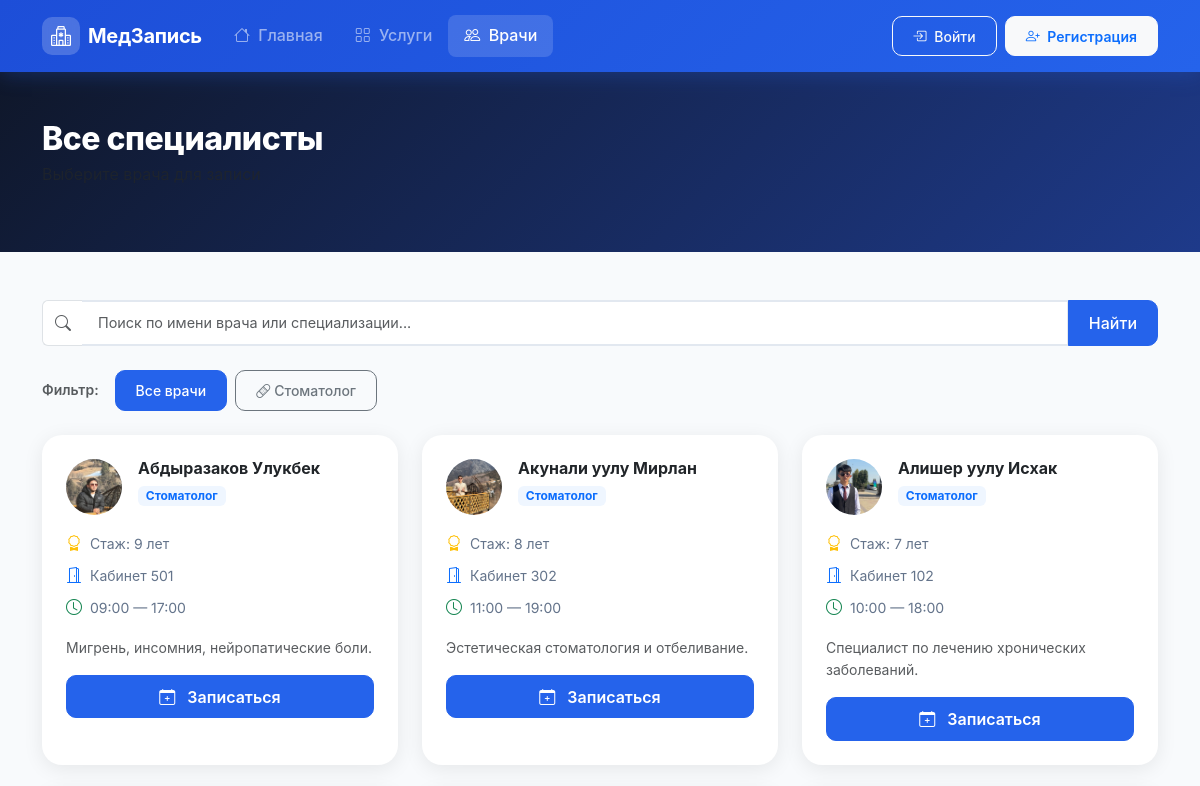
Page /specialists/ (upper part) on the earlier database version.
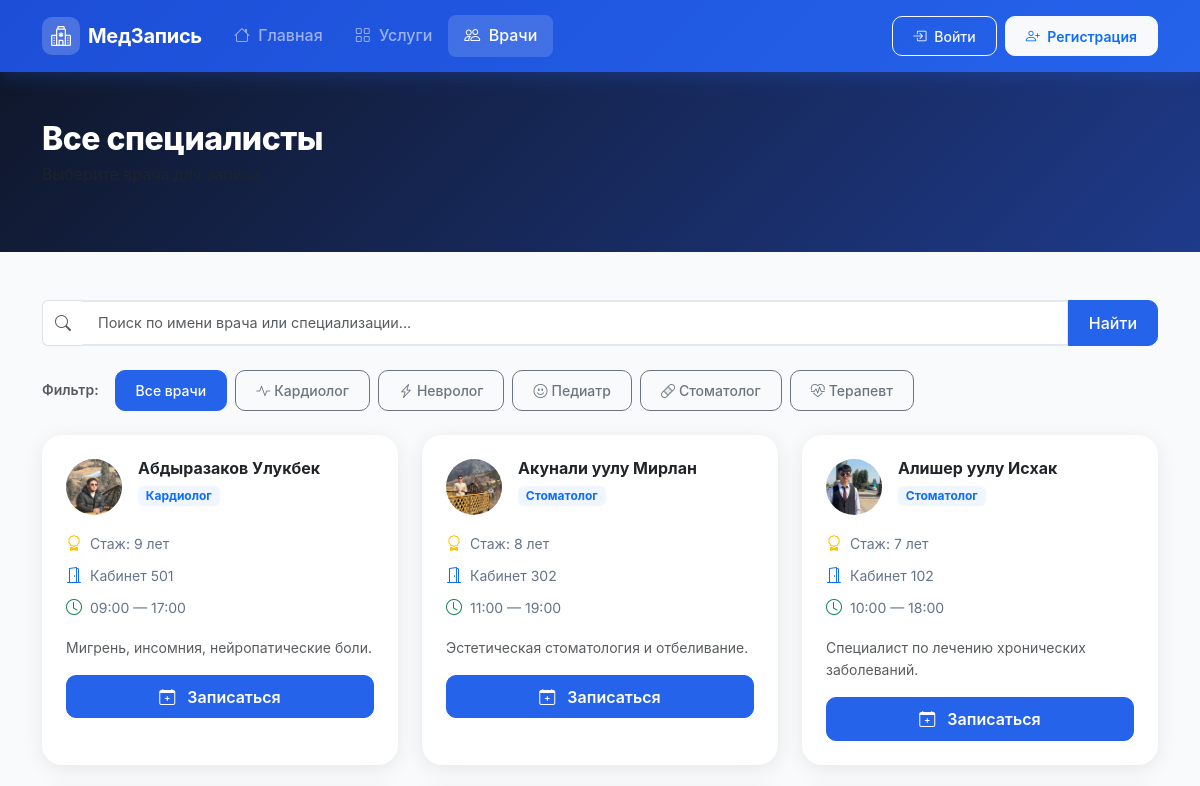
Same page on the later database version.
### queue_app/models.py (models this page shows, shortened)
class Service(models.Model):
    name = models.CharField(max_length=100, verbose_name='Название услуги')
    description = models.TextField(blank=True, verbose_name='Описание')
    icon = models.CharField(
        max_length=50,
        default='bi-heart-pulse',
        verbose_name='Bootstrap иконка',
        help_text='Например: bi-heart-pulse, bi-bandaid, bi-clipboard2-pulse'
    )
    duration_minutes = models.PositiveIntegerField(
        default=30,
        verbose_name='Длительность приёма (мин)'
    )
    is_active = models.BooleanField(default=True, verbose_name='Активна')
    created_at = models.DateTimeField(auto_now_add=True)
    class Meta:
        verbose_name = 'Услуга'
        verbose_name_plural = 'Услуги'
        ordering = ['name']

class Specialist(models.Model):
    first_name = models.CharField(max_length=50, verbose_name='Имя')
    last_name = models.CharField(max_length=50, verbose_name='Фамилия')
    middle_name = models.CharField(max_length=50, blank=True, verbose_name='Отчество')
    service = models.ForeignKey(
        Service,
        on_delete=models.CASCADE,
        related_name='specialists',
        verbose_name='Специализация'
    )
    bio = models.TextField(blank=True, verbose_name='Биография / О враче')
    experience_years = models.PositiveIntegerField(default=0, verbose_name='Стаж (лет)')
    photo = models.ImageField(
        upload_to='specialists/',
        blank=True,
        null=True,
        verbose_name='Фото'
    )
    cabinet = models.CharField(max_length=20, blank=True, verbose_name='Кабинет')
    work_start = models.TimeField(default='09:00', verbose_name='Начало рабочего дня')
    work_end = models.TimeField(default='18:00', verbose_name='Конец рабочего дня')
    is_active = models.BooleanField(default=True, verbose_name='Активен')
    created_at = models.DateTimeField(auto_now_add=True)
    class Meta:
        verbose_name = 'Специалист'
        verbose_name_plural = 'Специалисты'
        ordering = ['last_name', 'first_name']
    def get_full_name(self):
        parts = [self.last_name, self.first_name]
        if self.middle_name:
            parts.append(self.middle_name)
        return ' '.join(parts)

### queue_app/views.py (the view, shortened to what this page needs)
# urls.py: path('specialists/', views.specialists_view, name='specialists'),
def specialists_view(request, service_id=None):
    services = Service.objects.filter(is_active=True)
    search_query = request.GET.get('q', '').strip()
    if service_id:
        service = get_object_or_404(Service, pk=service_id, is_active=True)
        specialists = Specialist.objects.filter(service=service, is_active=True)
    else:
        service = None
        specialists = Specialist.objects.filter(is_active=True).select_related('service')
    return render(request, 'queue_app/specialists.html', {
        'specialists': specialists,
        'services': services,
        'selected_service': service,
        'search_query': search_query,
    })

### templates/queue_app/specialists.html (shortened to what the changed rows need)
{% extends 'base.html' %}
{% block content %}
<div class="page-header py-5">
    <div class="container">
        <h1 class="page-title">
            {% if selected_service %}
            Врачи: {{ selected_service.name }}
            {% else %}
            Все специалисты
            {% endif %}
        </h1>
    </div>
</div>
<div class="container py-5">
    <div class="mb-4">
        <div class="d-flex flex-wrap gap-2 align-items-center">
            <span class="text-muted small fw-semibold me-2">Фильтр:</span>
            <a href="{% url 'specialists' %}"
                class="btn btn-sm {% if not selected_service %}btn-primary{% else %}btn-outline-secondary{% endif %}">
                Все врачи
            </a>
            {% for service in services %}
            <a href="{% url 'specialists_by_service' service.id %}"
                class="btn btn-sm {% if selected_service.id == service.id %}btn-primary{% else %}btn-outline-secondary{% endif %}">
                <i class="bi {{ service.icon }} me-1"></i>{{ service.name }}
            </a>
            {% endfor %}
        </div>
    </div>
    <div class="row g-4">
        {% for specialist in specialists %}
        <div class="col-md-6 col-lg-4">
            <div class="specialist-card card border-0 h-100 hover-lift">
                <div class="card-body p-4">
                    <div class="d-flex align-items-start gap-3 mb-3">
                        <div class="specialist-avatar">
                            {% if specialist.photo %}
                            <img src="{{ specialist.photo.url }}" alt="{{ specialist.get_full_name }}"
                                class="avatar-img">
                            {% else %}
                            <i class="bi bi-person-fill"></i>
                            {% endif %}
                        </div>
                        <div class="flex-grow-1">
                            <h2 class="h6 fw-bold mb-1">{{ specialist.get_full_name }}</h2>
                            <span class="badge bg-primary-soft text-primary small">
                                {{ specialist.service.name }}
                            </span>
                        </div>
                    </div>
                    <div class="specialist-details">
                        {% if specialist.experience_years %}
                        <div class="detail-item">
                            <i class="bi bi-award text-warning"></i>
                            <span>Стаж: {{ specialist.experience_years }} лет</span>
                        </div>
                        {% endif %}
                        {% if specialist.cabinet %}
                        <div class="detail-item">
                            <i class="bi bi-door-open text-primary"></i>
                            <span>Кабинет {{ specialist.cabinet }}</span>
                        </div>
                        {% endif %}
                        <div class="detail-item">
                            <i class="bi bi-clock text-success"></i>
                            <span>{{ specialist.work_start|time:"H:i" }} — {{ specialist.work_end|time:"H:i" }}</span>
                        </div>
                    </div>
                    {% if specialist.bio %}
                    <p class="text-muted small mt-3 mb-0">{{ specialist.bio|truncatechars:100 }}</p>
                    {% endif %}
                    <a href="{% url 'specialist_detail' specialist.id %}"
                        class="btn btn-primary w-100 mt-3 fw-semibold">
                        <i class="bi bi-calendar-plus me-2"></i>
                        Записаться
                    </a>
                </div>
            </div>
        </div>
        {% endfor %}
    </div>
</div>
{% endblock %}

Differences in the rows shown:
now on this page (row edited): Service: name "Кардиолог"
now on this page (row edited): Service: name "Невролог"
now on this page (row edited): Service: name "Педиатр"
now on this page (row edited): Service: name "Терапевт"
changed Specialist "Абдыразаков Улукбек": service.name "Стоматолог" → "Кардиолог"
